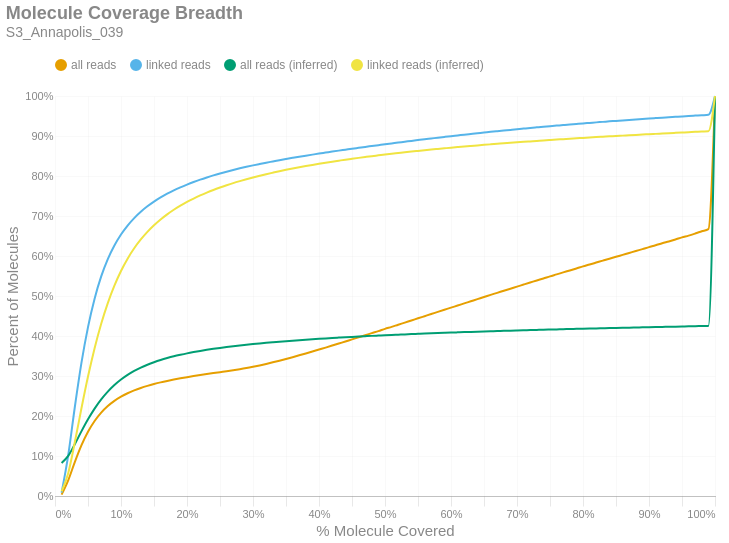

Notebook cell for this chart:
### Markdown cell above
### Molecule Read Coverage
This chart shows molecule coverage breadth as computed by the number of bases aligned to that molecule. In other words, "*how much of each unique long molecule is actually sequenced/aligned?*" Keep in mind there is a distinction between sequences and alignments, since some sequences belonging to a particular molecule may not align well and wouldn't appear in the alignment data. This chart also shows molecule coverage breadth as computed by the *inferred fragment* from which the aligned sequences originate. Unlike read coverage, this calculation takes into account the total insert size, including unsequenced gaps between the forward and reverse reads. Like the previous figures, these are cumulative percents.

### Code cell
if SKIPLR:
    print_html(f"Skipped")
else:
    binned_df = consolidated_hist(valids['coverage_bp'], mask, 0.01, True)
    binned_df_inf = consolidated_hist(valids['coverage_inserts'], mask, 0.01, True)
    binned_df = binned_df.with_columns(pl.lit(binned_df_inf['all reads (cumsum)']).alias('all reads (inferred)'))
    binned_df = binned_df.with_columns(pl.lit(binned_df_inf['linked reads (cumsum)']).alias('linked reads (inferred)'))
    binned_df = binned_df.with_columns(
        (pl.col('bin').cast(pl.Float64) + 0.01).alias('right_edge')
    )

    with SafeRender(binned_df):
        (
            density_plot(binned_df, 'Molecule Coverage Breadth', samplename, 'molcov', ['all reads (inferred)','linked reads (inferred)'])
            .encode(
                #x=alt.X('bin:Q', title="% Molecule Covered").axis(format = '%').scale(padding=0),
                x=alt.X('right_edge:Q', title="% Molecule Covered").axis(format='%').scale(padding=0),
                y=alt.Y('value:Q', title='Percent of Molecules')
                    .axis(format='%')
                    .stack(False)
                    .scale(domainMin=0, padding=0),
                color=alt.Color("key:N").scale(domain = ["all reads", "linked reads", "all reads (inferred)", "linked reads (inferred)"]),
                tooltip = [
                    alt.Tooltip("key:N", title = "Data Type"),
                    alt.Tooltip("range_label:N", title="% Molecule Covered"),
                    alt.Tooltip("value:Q", format = ".2%", title="% Molecules")
                ]
            )
        ).display()

### Figure 1 — Vega-Lite specification as saved in the notebook (floating-point values rounded to 4 significant figures)
{"width": "container", "height": 400, "config": {"title": {"anchor": "start", "dy": -15, "fontSize": 18, "color": "#888888", "subtitleColor": "#888888", "subtitleFontSize": 14}, "arc": {"fill": "#0072B2"}, "axis": {"domainColor": "#888888", "domainWidth": 0.5, "gridWidth": 0.2, "grid": false, "titleFontWeight": 400, "titleFontSize": 15, "labelFontSize": 11, "labelColor": "#888888", "tickColor": "#888888", "tickWidth": 0.2, "titleColor": "#888888"}, "axisBand": {"grid": false}, "axisX": {"grid": true, "tickSize": 10, "domainCap": "round"}, "axisY": {"domain": false, "grid": true, "tickSize": 0, "domainCap": "round"}, "background": "transparent", "header": {"labelFontSize": 15, "labelColor": "#888888", "titleFontSize": 15, "titleFontWeight": 600, "titleColor": "#888888"}, "legend": {"labelFont": "sans-serif", "labelFontSize": 12, "labelColor": "#888888", "symbolSize": 100, "symbolType": "circle", "titleFontSize": 12, "titlePadding": 10, "titleColor": "#888888", "title": null, "orient": "top"}, "range": {"category": ["#E69F00", "#56B4E9", "#009E73", "#F0E442", "#0072B2", "#D55E00", "#CC79A7", "#000000"], "diverging": ["#cfe8f3", "#a2d4ec", "#73bfe2", "#46abdb", "#1696d2", "#12719e"]}, "area": {"fill": "#0072B2", "fillOpacity": 0.7, "line": true, "strokeOpacity": 0.7}, "line": {"color": "#0072B2", "stroke": "#0072B2", "strokeWidth": 2}, "trail": {"color": "#0072B2", "stroke": "#0072B2", "strokeWidth": 0, "size": 1}, "point": {"filled": true, "fillOpacity": 1.0, "size": 95}, "text": {"color": "#888888", "fontSize": 11, "align": "right", "fontWeight": 400, "size": 11}, "bar": {"fill": "#0072B2", "stroke": null}, "view": {"stroke": null, "continuousWidth": 660, "continuousHeight": 400}}, "data": {"name": "data-5a05940a771b671976f2ead7b1465d83"}, "mark": {"type": "line", "interpolate": "monotone", "point": {"opacity": 0, "size": 275}}, "encoding": {"color": {"field": "key", "scale": {"domain": ["all reads", "linked reads", "all reads (inferred)", "linked reads (inferred)"]}, "type": "nominal"}, "tooltip": [{"field": "key", "title": "Data Type", "type": "nominal"}, {"field": "range_label", "title": "% Molecule Covered", "type": "nominal"}, {"field": "value", "format": ".2%", "title": "% Molecules", "type": "quantitative"}], "x": {"axis": {"format": "%"}, "field": "right_edge", "scale": {"padding": 0}, "title": "% Molecule Covered", "type": "quantitative"}, "y": {"axis": {"format": "%"}, "field": "value", "scale": {"domainMin": 0, "padding": 0}, "stack": false, "title": "Percent of Molecules", "type": "quantitative"}}, "params": [{"name": "param_c36ac31b6afebe62", "select": {"type": "point", "fields": ["key"]}, "bind": "legend"}], "title": {"text": "Molecule Coverage Breadth", "subtitle": "S3_Annapolis_039"}, "transform": [{"fold": ["all reads (cumsum)", "linked reads (cumsum)", "all reads (inferred)", "linked reads (inferred)"]}, {"calculate": "replace(datum.key, ' (cumsum)', '')", "as": "key"}, {"filter": {"param": "param_c36ac31b6afebe62"}}], "usermeta": {"embedOptions": {"downloadFileName": "S3_Annapolis_039.molcov"}}, "$schema": "https://vega.github.io/schema/vega-lite/v6.1.0.json", "datasets": {"data-5a05940a771b671976f2ead7b1465d83": [{"bin": "0.0", "interval": "0.0-0.01", "all reads": 0.003546, "linked reads": 0.008514, "all reads (cumsum)": 0.003546, "linked reads (cumsum)": 0.008514, "range_label": "0.0-0.01", "all reads (inferred)": 0.08257, "linked reads (inferred)": 0.0115, "right_edge": 0.01}, {"bin": "0.01", "interval": "0.01-0.02", "all reads": 0.03561, "linked reads": 0.093, "all reads (cumsum)": 0.03915, "linked reads (cumsum)": 0.1015, "range_label": "0.01-0.02", "all reads (inferred)": 0.1003, "linked reads (inferred)": 0.05712, "right_edge": 0.02}, {"bin": "0.02", "interval": "0.02-0.03", "all reads": 0.04565, "linked reads": 0.1204, "all reads (cumsum)": 0.08481, "linked reads (cumsum)": 0.2219, "range_label": "0.02-0.03", "all reads (inferred)": 0.1296, "linked reads (inferred)": 0.1342, "right_edge": 0.03}, {"bin": "0.03", "interval": "0.03-0.04", "all reads": 0.04167, "linked reads": 0.1101, "all reads (cumsum)": 0.1265, "linked reads (cumsum)": 0.332, "range_label": "0.03-0.04", "all reads (inferred)": 0.1615, "linked reads (inferred)": 0.2186, "right_edge": 0.04}, {"bin": "0.04", "interval": "0.04-0.05", "all reads": 0.03409, "linked reads": 0.09012, "all reads (cumsum)": 0.1606, "linked reads (cumsum)": 0.4221, "range_label": "0.04-0.05", "all reads (inferred)": 0.1917, "linked reads (inferred)": 0.2985, "right_edge": 0.05}, {"bin": "0.05", "interval": "0.05-0.06", "all reads": 0.02698, "linked reads": 0.07125, "all reads (cumsum)": 0.1875, "linked reads (cumsum)": 0.4934, "range_label": "0.05-0.06", "all reads (inferred)": 0.2185, "linked reads (inferred)": 0.3695, "right_edge": 0.06}, {"bin": "0.06", "interval": "0.06-0.07", "all reads": 0.02102, "linked reads": 0.05552, "all reads (cumsum)": 0.2086, "linked reads (cumsum)": 0.5489, "range_label": "0.06-0.07", "all reads (inferred)": 0.2415, "linked reads (inferred)": 0.4306, "right_edge": 0.07}, {"bin": "0.07", "interval": "0.07-0.08", "all reads": 0.0164, "linked reads": 0.04326, "all reads (cumsum)": 0.225, "linked reads (cumsum)": 0.5922, "range_label": "0.07-0.08", "all reads (inferred)": 0.261, "linked reads (inferred)": 0.4823, "right_edge": 0.08}, {"bin": "0.08", "interval": "0.08-0.09", "all reads": 0.01291, "linked reads": 0.03398, "all reads (cumsum)": 0.2379, "linked reads (cumsum)": 0.6261, "range_label": "0.08-0.09", "all reads (inferred)": 0.2774, "linked reads (inferred)": 0.5259, "right_edge": 0.09}, {"bin": "0.09", "interval": "0.09-0.1", "all reads": 0.01046, "linked reads": 0.02748, "all reads (cumsum)": 0.2483, "linked reads (cumsum)": 0.6536, "range_label": "0.09-0.1", "all reads (inferred)": 0.2913, "linked reads (inferred)": 0.5626, "right_edge": 0.1}, {"bin": "0.1", "interval": "0.1-0.11", "all reads": 0.008567, "linked reads": 0.02246, "all reads (cumsum)": 0.2569, "linked reads (cumsum)": 0.6761, "range_label": "0.1-0.11", "all reads (inferred)": 0.3029, "linked reads (inferred)": 0.5934, "right_edge": 0.11}, {"bin": "0.11", "interval": "0.11-0.12", "all reads": 0.007154, "linked reads": 0.01871, "all reads (cumsum)": 0.2641, "linked reads (cumsum)": 0.6948, "range_label": "0.11-0.12", "all reads (inferred)": 0.3127, "linked reads (inferred)": 0.6193, "right_edge": 0.12}, {"bin": "0.12", "interval": "0.12-0.13", "all reads": 0.006084, "linked reads": 0.01586, "all reads (cumsum)": 0.2701, "linked reads (cumsum)": 0.7107, "range_label": "0.12-0.13", "all reads (inferred)": 0.321, "linked reads (inferred)": 0.6413, "right_edge": 0.13}, {"bin": "0.13", "interval": "0.13-0.14", "all reads": 0.005232, "linked reads": 0.01355, "all reads (cumsum)": 0.2754, "linked reads (cumsum)": 0.7242, "range_label": "0.13-0.14", "all reads (inferred)": 0.3282, "linked reads (inferred)": 0.6603, "right_edge": 0.14}, {"bin": "0.14", "interval": "0.14-0.15", "all reads": 0.004592, "linked reads": 0.01184, "all reads (cumsum)": 0.28, "linked reads (cumsum)": 0.736, "range_label": "0.14-0.15", "all reads (inferred)": 0.3345, "linked reads (inferred)": 0.6769, "right_edge": 0.15}, {"bin": "0.15", "interval": "0.15-0.16", "all reads": 0.004085, "linked reads": 0.01047, "all reads (cumsum)": 0.284, "linked reads (cumsum)": 0.7465, "range_label": "0.15-0.16", "all reads (inferred)": 0.34, "linked reads (inferred)": 0.6914, "right_edge": 0.16}, {"bin": "0.16", "interval": "0.16-0.17", "all reads": 0.003664, "linked reads": 0.009262, "all reads (cumsum)": 0.2877, "linked reads (cumsum)": 0.7558, "range_label": "0.16-0.17", "all reads (inferred)": 0.3448, "linked reads (inferred)": 0.7042, "right_edge": 0.17}, {"bin": "0.17", "interval": "0.17-0.18", "all reads": 0.003371, "linked reads": 0.008342, "all reads (cumsum)": 0.2911, "linked reads (cumsum)": 0.7641, "range_label": "0.17-0.18", "all reads (inferred)": 0.3492, "linked reads (inferred)": 0.7156, "right_edge": 0.18}, {"bin": "0.18", "interval": "0.18-0.19", "all reads": 0.003107, "linked reads": 0.007544, "all reads (cumsum)": 0.2942, "linked reads (cumsum)": 0.7717, "range_label": "0.18-0.19", "all reads (inferred)": 0.353, "linked reads (inferred)": 0.7258, "right_edge": 0.19}, {"bin": "0.19", "interval": "0.19-0.2", "all reads": 0.00289, "linked reads": 0.006924, "all reads (cumsum)": 0.2971, "linked reads (cumsum)": 0.7786, "range_label": "0.19-0.2", "all reads (inferred)": 0.3566, "linked reads (inferred)": 0.7352, "right_edge": 0.2}, {"bin": "0.2", "interval": "0.2-0.21", "all reads": 0.002724, "linked reads": 0.006399, "all reads (cumsum)": 0.2998, "linked reads (cumsum)": 0.785, "range_label": "0.2-0.21", "all reads (inferred)": 0.3598, "linked reads (inferred)": 0.7436, "right_edge": 0.21}, {"bin": "0.21", "interval": "0.21-0.22", "all reads": 0.002585, "linked reads": 0.005901, "all reads (cumsum)": 0.3024, "linked reads (cumsum)": 0.7909, "range_label": "0.21-0.22", "all reads (inferred)": 0.3628, "linked reads (inferred)": 0.7514, "right_edge": 0.22}, {"bin": "0.22", "interval": "0.22-0.23", "all reads": 0.002468, "linked reads": 0.00549, "all reads (cumsum)": 0.3049, "linked reads (cumsum)": 0.7964, "range_label": "0.22-0.23", "all reads (inferred)": 0.3655, "linked reads (inferred)": 0.7586, "right_edge": 0.23}, {"bin": "0.23", "interval": "0.23-0.24", "all reads": 0.002392, "linked reads": 0.005168, "all reads (cumsum)": 0.3072, "linked reads (cumsum)": 0.8015, "range_label": "0.23-0.24", "all reads (inferred)": 0.368, "linked reads (inferred)": 0.7651, "right_edge": 0.24}, {"bin": "0.24", "interval": "0.24-0.25", "all reads": 0.002311, "linked reads": 0.004782, "all reads (cumsum)": 0.3096, "linked reads (cumsum)": 0.8063, "range_label": "0.24-0.25", "all reads (inferred)": 0.3703, "linked reads (inferred)": 0.7711, "right_edge": 0.25}, {"bin": "0.25", "interval": "0.25-0.26", "all reads": 0.00227, "linked reads": 0.004475, "all reads (cumsum)": 0.3118, "linked reads (cumsum)": 0.8108, "range_label": "0.25-0.26", "all reads (inferred)": 0.3724, "linked reads (inferred)": 0.7768, "right_edge": 0.26}, {"bin": "0.26", "interval": "0.26-0.27", "all reads": 0.002405, "linked reads": 0.004311, "all reads (cumsum)": 0.3142, "linked reads (cumsum)": 0.8151, "range_label": "0.26-0.27", "all reads (inferred)": 0.3745, "linked reads (inferred)": 0.7821, "right_edge": 0.27}, {"bin": "0.27", "interval": "0.27-0.28", "all reads": 0.002622, "linked reads": 0.00404, "all reads (cumsum)": 0.3169, "linked reads (cumsum)": 0.8192, "range_label": "0.27-0.28", "all reads (inferred)": 0.3763, "linked reads (inferred)": 0.7871, "right_edge": 0.28}, {"bin": "0.28", "interval": "0.28-0.29", "all reads": 0.002891, "linked reads": 0.003791, "all reads (cumsum)": 0.3197, "linked reads (cumsum)": 0.8229, "range_label": "0.28-0.29", "all reads (inferred)": 0.3781, "linked reads (inferred)": 0.7918, "right_edge": 0.29}, {"bin": "0.29", "interval": "0.29-0.3", "all reads": 0.00324, "linked reads": 0.003647, "all reads (cumsum)": 0.323, "linked reads (cumsum)": 0.8266, "range_label": "0.29-0.3", "all reads (inferred)": 0.3798, "linked reads (inferred)": 0.7963, "right_edge": 0.3}, {"bin": "0.3", "interval": "0.3-0.31", "all reads": 0.003454, "linked reads": 0.003403, "all reads (cumsum)": 0.3264, "linked reads (cumsum)": 0.83, "range_label": "0.3-0.31", "all reads (inferred)": 0.3814, "linked reads (inferred)": 0.8005, "right_edge": 0.31}, {"bin": "0.31", "interval": "0.31-0.32", "all reads": 0.003738, "linked reads": 0.003307, "all reads (cumsum)": 0.3302, "linked reads (cumsum)": 0.8333, "range_label": "0.31-0.32", "all reads (inferred)": 0.383, "linked reads (inferred)": 0.8045, "right_edge": 0.32}, {"bin": "0.32", "interval": "0.32-0.33", "all reads": 0.003966, "linked reads": 0.003122, "all reads (cumsum)": 0.3341, "linked reads (cumsum)": 0.8364, "range_label": "0.32-0.33", "all reads (inferred)": 0.3844, "linked reads (inferred)": 0.8083, "right_edge": 0.33}, {"bin": "0.33", "interval": "0.33-0.34", "all reads": 0.004189, "linked reads": 0.003136, "all reads (cumsum)": 0.3383, "linked reads (cumsum)": 0.8396, "range_label": "0.33-0.34", "all reads (inferred)": 0.3858, "linked reads (inferred)": 0.812, "right_edge": 0.34}, {"bin": "0.34", "interval": "0.34-0.35", "all reads": 0.004311, "linked reads": 0.002947, "all reads (cumsum)": 0.3426, "linked reads (cumsum)": 0.8425, "range_label": "0.34-0.35", "all reads (inferred)": 0.3872, "linked reads (inferred)": 0.8154, "right_edge": 0.35}, {"bin": "0.35", "interval": "0.35-0.36", "all reads": 0.004451, "linked reads": 0.002856, "all reads (cumsum)": 0.3471, "linked reads (cumsum)": 0.8454, "range_label": "0.35-0.36", "all reads (inferred)": 0.3884, "linked reads (inferred)": 0.8187, "right_edge": 0.36}, {"bin": "0.36", "interval": "0.36-0.37", "all reads": 0.004568, "linked reads": 0.002792, "all reads (cumsum)": 0.3517, "linked reads (cumsum)": 0.8482, "range_label": "0.36-0.37", "all reads (inferred)": 0.3896, "linked reads (inferred)": 0.8218, "right_edge": 0.37}, {"bin": "0.37", "interval": "0.37-0.38", "all reads": 0.004665, "linked reads": 0.002653, "all reads (cumsum)": 0.3563, "linked reads (cumsum)": 0.8508, "range_label": "0.37-0.38", "all reads (inferred)": 0.3908, "linked reads (inferred)": 0.8249, "right_edge": 0.38}, {"bin": "0.38", "interval": "0.38-0.39", "all reads": 0.004777, "linked reads": 0.002625, "all reads (cumsum)": 0.3611, "linked reads (cumsum)": 0.8534, "range_label": "0.38-0.39", "all reads (inferred)": 0.3919, "linked reads (inferred)": 0.8278, "right_edge": 0.39}, {"bin": "0.39", "interval": "0.39-0.4", "all reads": 0.004962, "linked reads": 0.0026, "all reads (cumsum)": 0.3661, "linked reads (cumsum)": 0.856, "range_label": "0.39-0.4", "all reads (inferred)": 0.393, "linked reads (inferred)": 0.8306, "right_edge": 0.4}, {"bin": "0.4", "interval": "0.4-0.41", "all reads": 0.004931, "linked reads": 0.00248, "all reads (cumsum)": 0.371, "linked reads (cumsum)": 0.8585, "range_label": "0.4-0.41", "all reads (inferred)": 0.394, "linked reads (inferred)": 0.8333, "right_edge": 0.41}, {"bin": "0.41", "interval": "0.41-0.42", "all reads": 0.005051, "linked reads": 0.002492, "all reads (cumsum)": 0.3761, "linked reads (cumsum)": 0.861, "range_label": "0.41-0.42", "all reads (inferred)": 0.395, "linked reads (inferred)": 0.8359, "right_edge": 0.42}, {"bin": "0.42", "interval": "0.42-0.43", "all reads": 0.005154, "linked reads": 0.002429, "all reads (cumsum)": 0.3812, "linked reads (cumsum)": 0.8634, "range_label": "0.42-0.43", "all reads (inferred)": 0.396, "linked reads (inferred)": 0.8383, "right_edge": 0.43}, {"bin": "0.43", "interval": "0.43-0.44", "all reads": 0.005052, "linked reads": 0.002352, "all reads (cumsum)": 0.3863, "linked reads (cumsum)": 0.8658, "range_label": "0.43-0.44", "all reads (inferred)": 0.3969, "linked reads (inferred)": 0.8408, "right_edge": 0.44}, {"bin": "0.44", "interval": "0.44-0.45", "all reads": 0.005225, "linked reads": 0.002374, "all reads (cumsum)": 0.3915, "linked reads (cumsum)": 0.8682, "range_label": "0.44-0.45", "all reads (inferred)": 0.3978, "linked reads (inferred)": 0.8431, "right_edge": 0.45}, {"bin": "0.45", "interval": "0.45-0.46", "all reads": 0.005196, "linked reads": 0.002272, "all reads (cumsum)": 0.3967, "linked reads (cumsum)": 0.8704, "range_label": "0.45-0.46", "all reads (inferred)": 0.3986, "linked reads (inferred)": 0.8453, "right_edge": 0.46}, {"bin": "0.46", "interval": "0.46-0.47", "all reads": 0.005203, "linked reads": 0.002278, "all reads (cumsum)": 0.4019, "linked reads (cumsum)": 0.8727, "range_label": "0.46-0.47", "all reads (inferred)": 0.3995, "linked reads (inferred)": 0.8475, "right_edge": 0.47}, {"bin": "0.47", "interval": "0.47-0.48", "all reads": 0.005265, "linked reads": 0.00222, "all reads (cumsum)": 0.4071, "linked reads (cumsum)": 0.8749, "range_label": "0.47-0.48", "all reads (inferred)": 0.4003, "linked reads (inferred)": 0.8496, "right_edge": 0.48}, {"bin": "0.48", "interval": "0.48-0.49", "all reads": 0.005073, "linked reads": 0.002233, "all reads (cumsum)": 0.4122, "linked reads (cumsum)": 0.8772, "range_label": "0.48-0.49", "all reads (inferred)": 0.4011, "linked reads (inferred)": 0.8516, "right_edge": 0.49}, {"bin": "0.49", "interval": "0.49-0.5", "all reads": 0.005658, "linked reads": 0.002256, "all reads (cumsum)": 0.4179, "linked reads (cumsum)": 0.8794, "range_label": "0.49-0.5", "all reads (inferred)": 0.4019, "linked reads (inferred)": 0.8537, "right_edge": 0.5}, {"bin": "0.5", "interval": "0.5-0.51", "all reads": 0.00495, "linked reads": 0.00209, "all reads (cumsum)": 0.4228, "linked reads (cumsum)": 0.8815, "range_label": "0.5-0.51", "all reads (inferred)": 0.4026, "linked reads (inferred)": 0.8556, "right_edge": 0.51}, {"bin": "0.51", "interval": "0.51-0.52", "all reads": 0.005439, "linked reads": 0.0021, "all reads (cumsum)": 0.4283, "linked reads (cumsum)": 0.8836, "range_label": "0.51-0.52", "all reads (inferred)": 0.4033, "linked reads (inferred)": 0.8574, "right_edge": 0.52}, {"bin": "0.52", "interval": "0.52-0.53", "all reads": 0.005249, "linked reads": 0.002067, "all reads (cumsum)": 0.4335, "linked reads (cumsum)": 0.8857, "range_label": "0.52-0.53", "all reads (inferred)": 0.404, "linked reads (inferred)": 0.8592, "right_edge": 0.53}, {"bin": "0.53", "interval": "0.53-0.54", "all reads": 0.005407, "linked reads": 0.00211, "all reads (cumsum)": 0.4389, "linked reads (cumsum)": 0.8878, "range_label": "0.53-0.54", "all reads (inferred)": 0.4047, "linked reads (inferred)": 0.861, "right_edge": 0.54}, {"bin": "0.54", "interval": "0.54-0.55", "all reads": 0.00526, "linked reads": 0.002033, "all reads (cumsum)": 0.4442, "linked reads (cumsum)": 0.8898, "range_label": "0.54-0.55", "all reads (inferred)": 0.4054, "linked reads (inferred)": 0.8628, "right_edge": 0.55}, {"bin": "0.55", "interval": "0.55-0.56", "all reads": 0.00538, "linked reads": 0.002026, "all reads (cumsum)": 0.4496, "linked reads (cumsum)": 0.8918, "range_label": "0.55-0.56", "all reads (inferred)": 0.4061, "linked reads (inferred)": 0.8645, "right_edge": 0.56}, {"bin": "0.56", "interval": "0.56-0.57", "all reads": 0.005388, "linked reads": 0.001968, "all reads (cumsum)": 0.455, "linked reads (cumsum)": 0.8938, "range_label": "0.56-0.57", "all reads (inferred)": 0.4067, "linked reads (inferred)": 0.8661, "right_edge": 0.57}, {"bin": "0.57", "interval": "0.57-0.58", "all reads": 0.005272, "linked reads": 0.001987, "all reads (cumsum)": 0.4602, "linked reads (cumsum)": 0.8958, "range_label": "0.57-0.58", "all reads (inferred)": 0.4073, "linked reads (inferred)": 0.8677, "right_edge": 0.58}, {"bin": "0.58", "interval": "0.58-0.59", "all reads": 0.005331, "linked reads": 0.001949, "all reads (cumsum)": 0.4656, "linked reads (cumsum)": 0.8978, "range_label": "0.58-0.59", "all reads (inferred)": 0.408, "linked reads (inferred)": 0.8692, "right_edge": 0.59}, {"bin": "0.59", "interval": "0.59-0.6", "all reads": 0.005395, "linked reads": 0.001907, "all reads (cumsum)": 0.4709, "linked reads (cumsum)": 0.8997, "range_label": "0.59-0.6", "all reads (inferred)": 0.4086, "linked reads (inferred)": 0.8708, "right_edge": 0.6}, {"bin": "0.6", "interval": "0.6-0.61", "all reads": 0.005176, "linked reads": 0.001803, "all reads (cumsum)": 0.4761, "linked reads (cumsum)": 0.9015, "range_label": "0.6-0.61", "all reads (inferred)": 0.4091, "linked reads (inferred)": 0.8723, "right_edge": 0.61}, {"bin": "0.61", "interval": "0.61-0.62", "all reads": 0.005389, "linked reads": 0.00183, "all reads (cumsum)": 0.4815, "linked reads (cumsum)": 0.9033, "range_label": "0.61-0.62", "all reads (inferred)": 0.4097, "linked reads (inferred)": 0.8737, "right_edge": 0.62}, {"bin": "0.62", "interval": "0.62-0.63", "all reads": 0.005289, "linked reads": 0.001773, "all reads (cumsum)": 0.4868, "linked reads (cumsum)": 0.9051, "range_label": "0.62-0.63", "all reads (inferred)": 0.4103, "linked reads (inferred)": 0.8751, "right_edge": 0.63}, {"bin": "0.63", "interval": "0.63-0.64", "all reads": 0.00531, "linked reads": 0.00177, "all reads (cumsum)": 0.4921, "linked reads (cumsum)": 0.9068, "range_label": "0.63-0.64", "all reads (inferred)": 0.4108, "linked reads (inferred)": 0.8765, "right_edge": 0.64}, {"bin": "0.64", "interval": "0.64-0.65", "all reads": 0.005218, "linked reads": 0.001743, "all reads (cumsum)": 0.4973, "linked reads (cumsum)": 0.9086, "range_label": "0.64-0.65", "all reads (inferred)": 0.4113, "linked reads (inferred)": 0.8778, "right_edge": 0.65}, {"bin": "0.65", "interval": "0.65-0.66", "all reads": 0.005445, "linked reads": 0.0018, "all reads (cumsum)": 0.5028, "linked reads (cumsum)": 0.9104, "range_label": "0.65-0.66", "all reads (inferred)": 0.4118, "linked reads (inferred)": 0.8791, "right_edge": 0.66}, {"bin": "0.66", "interval": "0.66-0.67", "all reads": 0.005143, "linked reads": 0.001664, "all reads (cumsum)": 0.5079, "linked reads (cumsum)": 0.912, "range_label": "0.66-0.67", "all reads (inferred)": 0.4123, "linked reads (inferred)": 0.8804, "right_edge": 0.67}, {"bin": "0.67", "interval": "0.67-0.68", "all reads": 0.005224, "linked reads": 0.001616, "all reads (cumsum)": 0.5131, "linked reads (cumsum)": 0.9137, "range_label": "0.67-0.68", "all reads (inferred)": 0.4129, "linked reads (inferred)": 0.8817, "right_edge": 0.68}, {"bin": "0.68", "interval": "0.68-0.69", "all reads": 0.005133, "linked reads": 0.001623, "all reads (cumsum)": 0.5183, "linked reads (cumsum)": 0.9153, "range_label": "0.68-0.69", "all reads (inferred)": 0.4133, "linked reads (inferred)": 0.8829, "right_edge": 0.69}, {"bin": "0.69", "interval": "0.69-0.7", "all reads": 0.005219, "linked reads": 0.001617, "all reads (cumsum)": 0.5235, "linked reads (cumsum)": 0.9169, "range_label": "0.69-0.7", "all reads (inferred)": 0.4138, "linked reads (inferred)": 0.8842, "right_edge": 0.7}, {"bin": "0.7", "interval": "0.7-0.71", "all reads": 0.005091, "linked reads": 0.001579, "all reads (cumsum)": 0.5286, "linked reads (cumsum)": 0.9185, "range_label": "0.7-0.71", "all reads (inferred)": 0.4143, "linked reads (inferred)": 0.8853, "right_edge": 0.71}, {"bin": "0.71", "interval": "0.71-0.72", "all reads": 0.005114, "linked reads": 0.001572, "all reads (cumsum)": 0.5337, "linked reads (cumsum)": 0.92, "range_label": "0.71-0.72", "all reads (inferred)": 0.4148, "linked reads (inferred)": 0.8865, "right_edge": 0.72}, {"bin": "0.72", "interval": "0.72-0.73", "all reads": 0.005169, "linked reads": 0.001526, "all reads (cumsum)": 0.5389, "linked reads (cumsum)": 0.9216, "range_label": "0.72-0.73", "all reads (inferred)": 0.4152, "linked reads (inferred)": 0.8876, "right_edge": 0.73}, {"bin": "0.73", "interval": "0.73-0.74", "all reads": 0.004998, "linked reads": 0.001519, "all reads (cumsum)": 0.5439, "linked reads (cumsum)": 0.9231, "range_label": "0.73-0.74", "all reads (inferred)": 0.4157, "linked reads (inferred)": 0.8888, "right_edge": 0.74}, {"bin": "0.74", "interval": "0.74-0.75", "all reads": 0.005263, "linked reads": 0.001483, "all reads (cumsum)": 0.5491, "linked reads (cumsum)": 0.9246, "range_label": "0.74-0.75", "all reads (inferred)": 0.4161, "linked reads (inferred)": 0.8899, "right_edge": 0.75}, {"bin": "0.75", "interval": "0.75-0.76", "all reads": 0.004884, "linked reads": 0.001404, "all reads (cumsum)": 0.554, "linked reads (cumsum)": 0.926, "range_label": "0.75-0.76", "all reads (inferred)": 0.4166, "linked reads (inferred)": 0.891, "right_edge": 0.76}, {"bin": "0.76", "interval": "0.76-0.77", "all reads": 0.004985, "linked reads": 0.001402, "all reads (cumsum)": 0.559, "linked reads (cumsum)": 0.9274, "range_label": "0.76-0.77", "all reads (inferred)": 0.417, "linked reads (inferred)": 0.8921, "right_edge": 0.77}, {"bin": "0.77", "interval": "0.77-0.78", "all reads": 0.004909, "linked reads": 0.001396, "all reads (cumsum)": 0.5639, "linked reads (cumsum)": 0.9288, "range_label": "0.77-0.78", "all reads (inferred)": 0.4174, "linked reads (inferred)": 0.8932, "right_edge": 0.78}, {"bin": "0.78", "interval": "0.78-0.79", "all reads": 0.004945, "linked reads": 0.001372, "all reads (cumsum)": 0.5689, "linked reads (cumsum)": 0.9302, "range_label": "0.78-0.79", "all reads (inferred)": 0.4178, "linked reads (inferred)": 0.8942, "right_edge": 0.79}, {"bin": "0.79", "interval": "0.79-0.8", "all reads": 0.005138, "linked reads": 0.001356, "all reads (cumsum)": 0.574, "linked reads (cumsum)": 0.9315, "range_label": "0.79-0.8", "all reads (inferred)": 0.4182, "linked reads (inferred)": 0.8953, "right_edge": 0.8}, {"bin": "0.8", "interval": "0.8-0.81", "all reads": 0.004726, "linked reads": 0.001266, "all reads (cumsum)": 0.5787, "linked reads (cumsum)": 0.9328, "range_label": "0.8-0.81", "all reads (inferred)": 0.4187, "linked reads (inferred)": 0.8963, "right_edge": 0.81}, {"bin": "0.81", "interval": "0.81-0.82", "all reads": 0.004857, "linked reads": 0.00129, "all reads (cumsum)": 0.5836, "linked reads (cumsum)": 0.9341, "range_label": "0.81-0.82", "all reads (inferred)": 0.419, "linked reads (inferred)": 0.8973, "right_edge": 0.82}, {"bin": "0.82", "interval": "0.82-0.83", "all reads": 0.004865, "linked reads": 0.001246, "all reads (cumsum)": 0.5884, "linked reads (cumsum)": 0.9353, "range_label": "0.82-0.83", "all reads (inferred)": 0.4194, "linked reads (inferred)": 0.8982, "right_edge": 0.83}, {"bin": "0.83", "interval": "0.83-0.84", "all reads": 0.004831, "linked reads": 0.00128, "all reads (cumsum)": 0.5933, "linked reads (cumsum)": 0.9366, "range_label": "0.83-0.84", "all reads (inferred)": 0.4198, "linked reads (inferred)": 0.8991, "right_edge": 0.84}, {"bin": "0.84", "interval": "0.84-0.85", "all reads": 0.004723, "linked reads": 0.001204, "all reads (cumsum)": 0.598, "linked reads (cumsum)": 0.9378, "range_label": "0.84-0.85", "all reads (inferred)": 0.4202, "linked reads (inferred)": 0.9, "right_edge": 0.85}, {"bin": "0.85", "interval": "0.85-0.86", "all reads": 0.004842, "linked reads": 0.00124, "all reads (cumsum)": 0.6028, "linked reads (cumsum)": 0.939, "range_label": "0.85-0.86", "all reads (inferred)": 0.4205, "linked reads (inferred)": 0.9009, "right_edge": 0.86}, {"bin": "0.86", "interval": "0.86-0.87", "all reads": 0.004806, "linked reads": 0.001187, "all reads (cumsum)": 0.6076, "linked reads (cumsum)": 0.9402, "range_label": "0.86-0.87", "all reads (inferred)": 0.4209, "linked reads (inferred)": 0.9019, "right_edge": 0.87}, {"bin": "0.87", "interval": "0.87-0.88", "all reads": 0.004869, "linked reads": 0.001158, "all reads (cumsum)": 0.6125, "linked reads (cumsum)": 0.9414, "range_label": "0.87-0.88", "all reads (inferred)": 0.4213, "linked reads (inferred)": 0.9027, "right_edge": 0.88}, {"bin": "0.88", "interval": "0.88-0.89", "all reads": 0.004704, "linked reads": 0.001104, "all reads (cumsum)": 0.6172, "linked reads (cumsum)": 0.9425, "range_label": "0.88-0.89", "all reads (inferred)": 0.4216, "linked reads (inferred)": 0.9036, "right_edge": 0.89}, {"bin": "0.89", "interval": "0.89-0.9", "all reads": 0.00491, "linked reads": 0.001152, "all reads (cumsum)": 0.6221, "linked reads (cumsum)": 0.9436, "range_label": "0.89-0.9", "all reads (inferred)": 0.422, "linked reads (inferred)": 0.9045, "right_edge": 0.9}, {"bin": "0.9", "interval": "0.9-0.91", "all reads": 0.004567, "linked reads": 0.001075, "all reads (cumsum)": 0.6267, "linked reads (cumsum)": 0.9447, "range_label": "0.9-0.91", "all reads (inferred)": 0.4223, "linked reads (inferred)": 0.9053, "right_edge": 0.91}, {"bin": "0.91", "interval": "0.91-0.92", "all reads": 0.005176, "linked reads": 0.001071, "all reads (cumsum)": 0.6319, "linked reads (cumsum)": 0.9458, "range_label": "0.91-0.92", "all reads (inferred)": 0.4227, "linked reads (inferred)": 0.9062, "right_edge": 0.92}, {"bin": "0.92", "interval": "0.92-0.93", "all reads": 0.004485, "linked reads": 0.001054, "all reads (cumsum)": 0.6364, "linked reads (cumsum)": 0.9468, "range_label": "0.92-0.93", "all reads (inferred)": 0.423, "linked reads (inferred)": 0.907, "right_edge": 0.93}, {"bin": "0.93", "interval": "0.93-0.94", "all reads": 0.004896, "linked reads": 0.001064, "all reads (cumsum)": 0.6413, "linked reads (cumsum)": 0.9479, "range_label": "0.93-0.94", "all reads (inferred)": 0.4234, "linked reads (inferred)": 0.9079, "right_edge": 0.94}, {"bin": "0.94", "interval": "0.94-0.95", "all reads": 0.005293, "linked reads": 0.001058, "all reads (cumsum)": 0.6465, "linked reads (cumsum)": 0.949, "range_label": "0.94-0.95", "all reads (inferred)": 0.4237, "linked reads (inferred)": 0.9087, "right_edge": 0.95}, {"bin": "0.95", "interval": "0.95-0.96", "all reads": 0.004461, "linked reads": 0.001029, "all reads (cumsum)": 0.651, "linked reads (cumsum)": 0.95, "range_label": "0.95-0.96", "all reads (inferred)": 0.4241, "linked reads (inferred)": 0.9096, "right_edge": 0.96}, {"bin": "0.96", "interval": "0.96-0.97", "all reads": 0.005232, "linked reads": 0.0009611, "all reads (cumsum)": 0.6562, "linked reads (cumsum)": 0.9509, "range_label": "0.96-0.97", "all reads (inferred)": 0.4245, "linked reads (inferred)": 0.9104, "right_edge": 0.97}, {"bin": "0.97", "interval": "0.97-0.98", "all reads": 0.005597, "linked reads": 0.0009532, "all reads (cumsum)": 0.6618, "linked reads (cumsum)": 0.9519, "range_label": "0.97-0.98", "all reads (inferred)": 0.4249, "linked reads (inferred)": 0.9113, "right_edge": 0.98}, {"bin": "0.98", "interval": "0.98-0.99", "all reads": 0.005363, "linked reads": 0.001029, "all reads (cumsum)": 0.6672, "linked reads (cumsum)": 0.9529, "range_label": "0.98-0.99", "all reads (inferred)": 0.4253, "linked reads (inferred)": 0.912, "right_edge": 0.99}, {"bin": "0.99", "interval": "0.99-1.0", "all reads": 0.3328, "linked reads": 0.04707, "all reads (cumsum)": 1.0, "linked reads (cumsum)": 1.0, "range_label": "0.99-1.0", "all reads (inferred)": 1.0, "linked reads (inferred)": 1.0, "right_edge": 1.0}]}}
